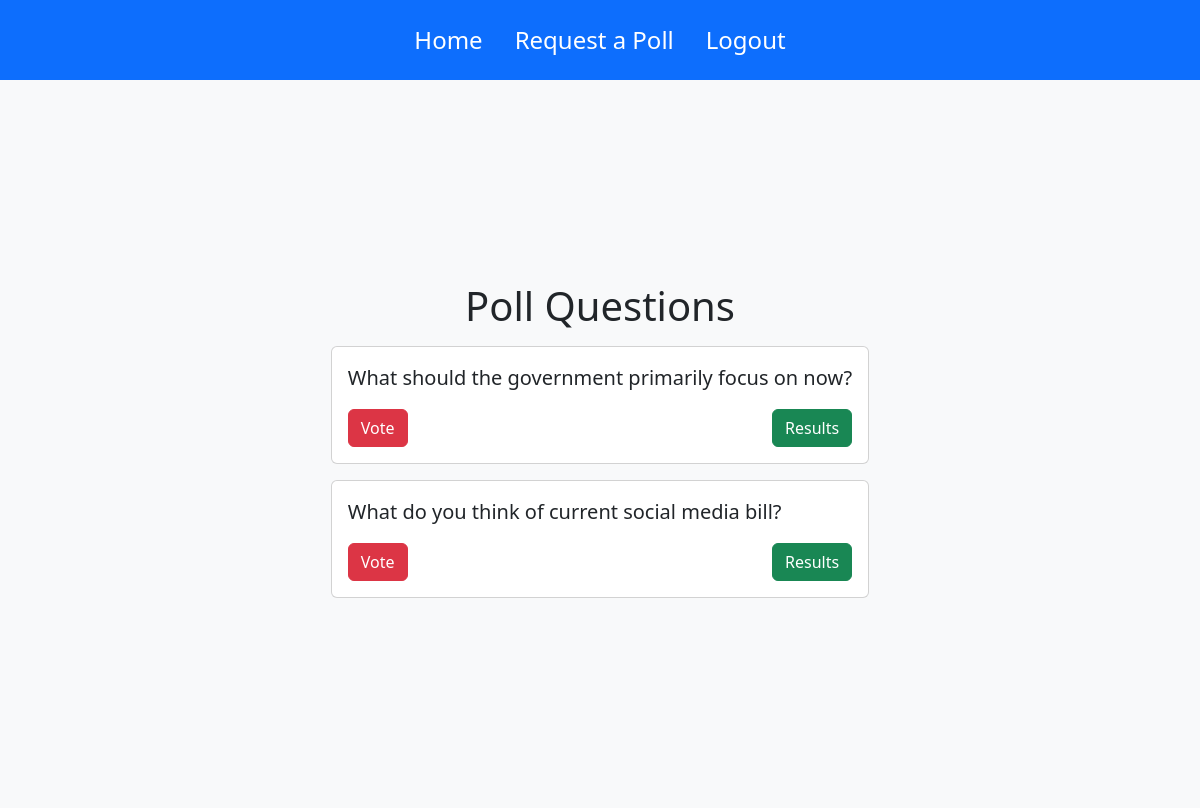
The app's page / (signed in) with its own data.
### app/models.py (models this page shows, shortened)
class Question(models.Model):
  question = models.CharField(max_length = 200)
  published_date = models.DateTimeField('date published')

### app/views.py (the view)
# urls.py: path('',views.index, name = "index"),
def index(request):
  latest_questions = Question.objects.order_by('-published_date')[:5];
  context = {'latest_questions': latest_questions}
  return render(request, 'app/index.html',context)

### templates/app/index.html
{% extends 'base.html' %}
{%block content%}
  <h1 class="text-center mb-3">Poll Questions</h1>
  {% if latest_questions %}
   {% for question in latest_questions%}
    <div class = "card mb-3" >
      <div class="card-body">
        <p class="lead">{{ question.question }}
        </p>
        {%if user.is_authenticated %}
        <a href="{% url 'polls:detail' question.id %}" class="btn btn-danger btn-sn ">Vote</a>
        {%else%}
        <a href="{% url 'polls:login'  %}" class="btn btn-danger btn-sn ">Vote</a>
        {%endif%}
        <a href="{% url 'polls:results' question.id %}" class="btn btn-success btn-sn float-end">Results</a>
      </div>
    </div>
   {%endfor%}
  {%else %}
    <p>No questions available</p>
  {%endif%}
{%endblock%}

### records on screen
Question: question "What should the government primarily focus on now?"
Question: question "What do you think of current social media bill?"
